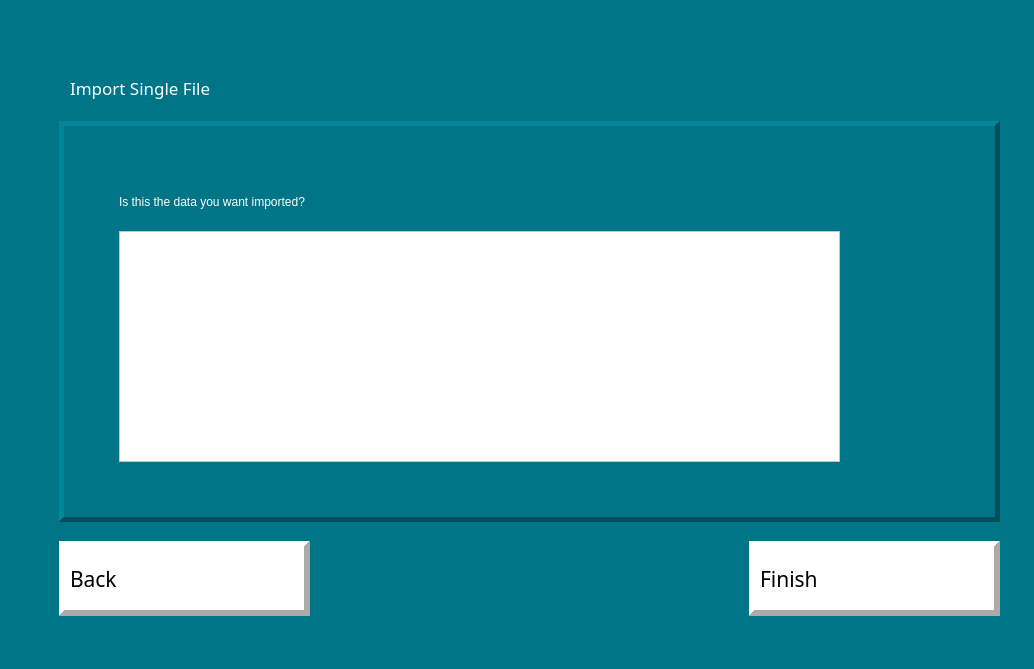
<?xml version="1.0" encoding="UTF-8"?>
<ui version="4.0">
 <class>importsingle_form</class>
 <widget class="QDialog" name="importsingle_form">
  <property name="geometry">
   <rect>
    <x>0</x>
    <y>0</y>
    <width>1034</width>
    <height>669</height>
   </rect>
  </property>
  <property name="cursor">
   <cursorShape>ArrowCursor</cursorShape>
  </property>
  <property name="windowTitle">
   <string>Dialog</string>
  </property>
  <property name="autoFillBackground">
   <bool>false</bool>
  </property>
  <property name="styleSheet">
   <string notr="true">background-color: rgb(0, 117, 135);</string>
  </property>
  <widget class="QLabel" name="title_lbl">
   <property name="geometry">
    <rect>
     <x>70</x>
     <y>50</y>
     <width>419</width>
     <height>75</height>
    </rect>
   </property>
   <property name="font">
    <font>
     <family>Small Fonts</family>
     <pointsize>13</pointsize>
    </font>
   </property>
   <property name="styleSheet">
    <string notr="true">color: rgb(255, 255, 255);</string>
   </property>
   <property name="frameShape">
    <enum>QFrame::NoFrame</enum>
   </property>
   <property name="frameShadow">
    <enum>QFrame::Plain</enum>
   </property>
   <property name="lineWidth">
    <number>0</number>
   </property>
   <property name="text">
    <string>Import Single File</string>
   </property>
   <property name="margin">
    <number>1</number>
   </property>
  </widget>
  <widget class="QLabel" name="finish_lbl">
   <property name="geometry">
    <rect>
     <x>749</x>
     <y>541</y>
     <width>251</width>
     <height>75</height>
    </rect>
   </property>
   <property name="font">
    <font>
     <family>8514oem</family>
     <pointsize>16</pointsize>
     <weight>50</weight>
     <italic>false</italic>
     <bold>false</bold>
    </font>
   </property>
   <property name="autoFillBackground">
    <bool>false</bool>
   </property>
   <property name="styleSheet">
    <string notr="true">background-color: rgb(255, 255, 255);</string>
   </property>
   <property name="frameShape">
    <enum>QFrame::Panel</enum>
   </property>
   <property name="frameShadow">
    <enum>QFrame::Raised</enum>
   </property>
   <property name="lineWidth">
    <number>6</number>
   </property>
   <property name="text">
    <string>Finish</string>
   </property>
   <property name="alignment">
    <set>Qt::AlignLeading|Qt::AlignLeft|Qt::AlignVCenter</set>
   </property>
   <property name="openExternalLinks">
    <bool>false</bool>
   </property>
  </widget>
  <widget class="QLabel" name="back_lbl">
   <property name="geometry">
    <rect>
     <x>59</x>
     <y>541</y>
     <width>251</width>
     <height>75</height>
    </rect>
   </property>
   <property name="font">
    <font>
     <family>8514oem</family>
     <pointsize>16</pointsize>
     <weight>50</weight>
     <italic>false</italic>
     <bold>false</bold>
    </font>
   </property>
   <property name="autoFillBackground">
    <bool>false</bool>
   </property>
   <property name="styleSheet">
    <string notr="true">background-color: rgb(255, 255, 255);</string>
   </property>
   <property name="frameShape">
    <enum>QFrame::Panel</enum>
   </property>
   <property name="frameShadow">
    <enum>QFrame::Raised</enum>
   </property>
   <property name="lineWidth">
    <number>6</number>
   </property>
   <property name="text">
    <string>Back</string>
   </property>
   <property name="alignment">
    <set>Qt::AlignLeading|Qt::AlignLeft|Qt::AlignVCenter</set>
   </property>
   <property name="openExternalLinks">
    <bool>false</bool>
   </property>
  </widget>
  <widget class="QFrame" name="frame">
   <property name="geometry">
    <rect>
     <x>59</x>
     <y>121</y>
     <width>941</width>
     <height>401</height>
    </rect>
   </property>
   <property name="styleSheet">
    <string notr="true">color: rgb(255, 255, 255);</string>
   </property>
   <property name="frameShape">
    <enum>QFrame::Panel</enum>
   </property>
   <property name="frameShadow">
    <enum>QFrame::Raised</enum>
   </property>
   <property name="lineWidth">
    <number>5</number>
   </property>
   <widget class="QLabel" name="label_2">
    <property name="geometry">
     <rect>
      <x>60</x>
      <y>70</y>
      <width>451</width>
      <height>21</height>
     </rect>
    </property>
    <property name="text">
     <string>Is this the data you want imported?</string>
    </property>
   </widget>
   <widget class="QTableView" name="info_tbl">
    <property name="geometry">
     <rect>
      <x>60</x>
      <y>110</y>
      <width>721</width>
      <height>231</height>
     </rect>
    </property>
    <property name="styleSheet">
     <string notr="true">background-color: rgb(255, 255, 255);</string>
    </property>
    <property name="gridStyle">
     <enum>Qt::SolidLine</enum>
    </property>
   </widget>
  </widget>
  <zorder>title_lbl</zorder>
  <zorder>frame</zorder>
  <zorder>finish_lbl</zorder>
  <zorder>back_lbl</zorder>
 </widget>
 <resources/>
 <connections/>
</ui>
